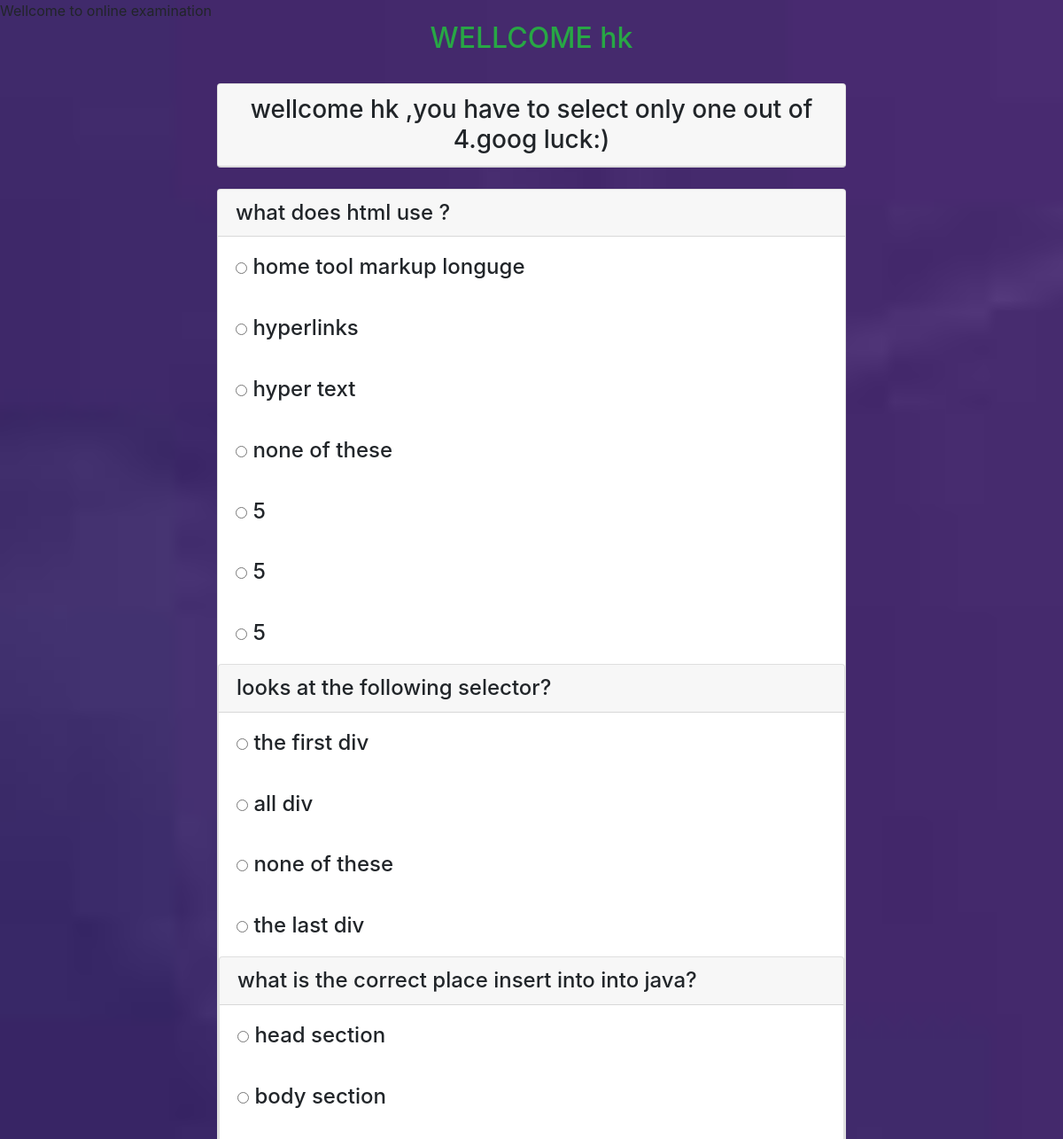
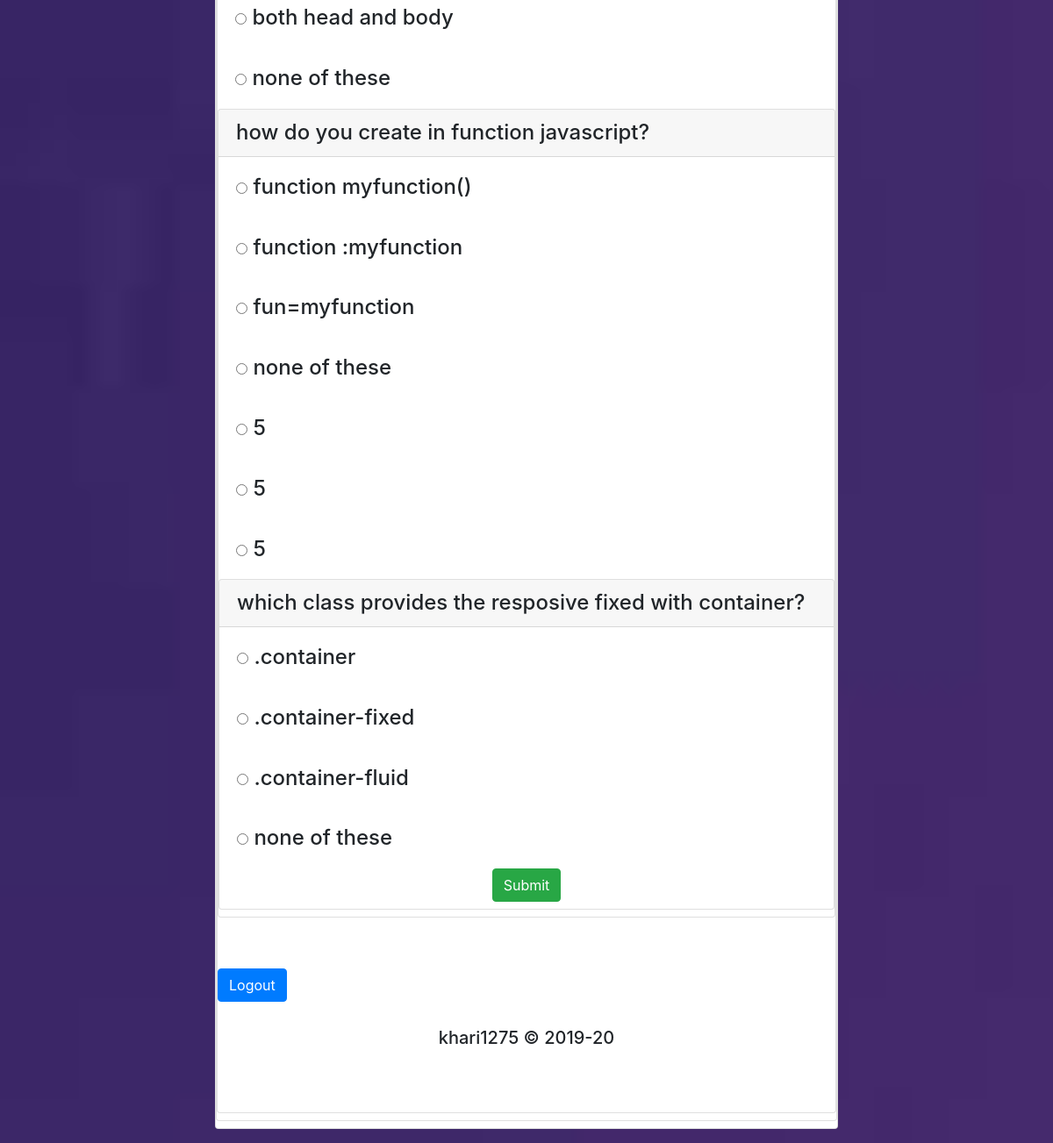
The app's page /home.php (signed in) with its own data (2 pictures, top to bottom).
### tables this page shows
CREATE TABLE `questions` (
  `qid` int(250) NOT NULL,
  `question` varchar(250) NOT NULL,
  `ansid` int(250) NOT NULL
);

CREATE TABLE `answers` (
  `aid` int(250) NOT NULL,
  `answer` varchar(250) NOT NULL,
  `ansid` int(250) NOT NULL
);

### home.php (the view, shortened to what this page needs)
<?php
$con=mysqli_connect('localhost','root');
mysqli_select_db($con,'quiz');
?>
<html>
<head>
<link rel="stylesheet"href="./css/style.css"/>
<link rel ="stylesheet" type="text/css"
href="https://stackpath.bootstrapcdn.com/bootstrap/4.3.1/css/bootstrap.min.css">
</head>
<body>
<div>
    <marquee> Wellcome to online examination</marquee>
    </div>
    <div class="container">
    <h2 class="text-center text-success"> WELLCOME <?php echo $_SESSION['username']; ?> </h2><br>
    <div class="col-lg-8 m-auto d-block">
    <div class="card">
     <h3 class="text-center card-header">wellcome <?php echo $_SESSION['username']; ?> ,you have to select only one out of 4.goog luck:)</h3>
</div>  <br>
<form action="next.php" method="post">
<?php
for($i=1; $i<6;$i++){
$q="select * from questions where qid=$i";
$query=mysqli_query($con,$q);
while($rows=mysqli_fetch_array($query)){
    ?>
<div class="card">
    <h4 class="card-header"><?php echo $rows['question'] ?>  <h4>
   <?php
      $q="select * from answers  where ansid=$i";
       $query=mysqli_query($con,$q);
         while($rows=mysqli_fetch_array($query)){
   ?>
   <div class="card-body">
       <input type="radio" name="exam[<?php echo $rows['ansid'];?>]" value="<?php echo  $rows['aid'] ?>">
       <?php echo  $rows['answer'];?>
</div>
<?php
}
}
}
?>
<input type="submit" name="submit" value="Submit" class="btn btn-success m-auto d-block">
</form>
</div>
</div><br><br>
<div class="m-auto d-block">
 <a  href="logout.php" class="btn btn-primary ">Logout</a>
</div><br>
<div>
    <h5 class="text-center">khari1275 &copy 2019-20</h5>
</div><br><br>
</body>
</html>

### css/style.css (style rules this page uses)
body { background: linear-gradient(rgba(0,0,50,0.5),rgba(0,0,50,0.5)),url("../img/k.jpg"); background-size: cover; background-position: center; }

### home.php (style rules this page uses)
body { background:url(.//img/d.jpg) no-repeat; background-size: cover; background-position: center; }

### records on screen
questions: question "what does html use ?"
answers: answer "home tool markup longuge"
answers: answer "hyperlinks"
answers: answer "hyper text"
answers: answer "none of these"
answers: answer "5"
answers: answer "5"
answers: answer "5"
questions: question "looks at the following selector?"
answers: answer "the first div"
answers: answer "all div"
answers: answer "none of these"
answers: answer "the last div"
questions: question "what is the correct place insert into into java?"
answers: answer "head section"
answers: answer "body section"
answers: answer "both head and body"
answers: answer "none of these"
questions: question "how do you create in function javascript?"
answers: answer "function myfunction()"
answers: answer "function :myfunction"
answers: answer "fun=myfunction"
answers: answer "none of these"
answers: answer "5"
answers: answer "5"
answers: answer "5"
questions: question "which class provides the resposive fixed with container?"
answers: answer ".container"
answers: answer ".container-fixed"
answers: answer ".container-fluid"
answers: answer "none of these"

### other values on screen
$_SESSION['username'] "hk"
